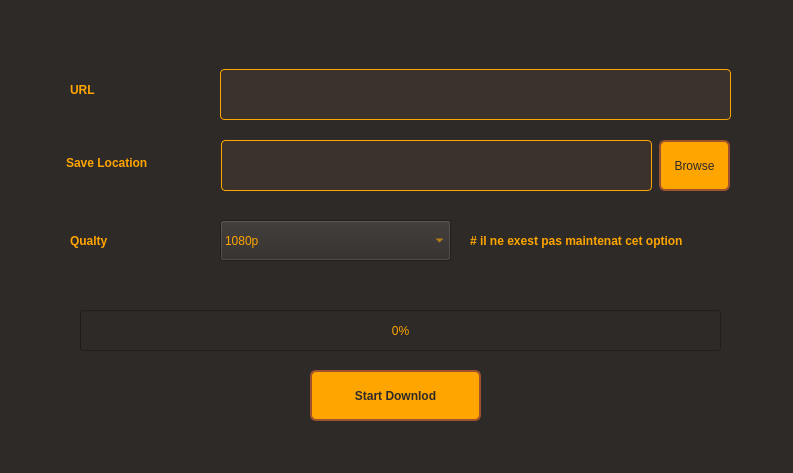
<?xml version="1.0" encoding="UTF-8"?>
<ui version="4.0">
 <class>Form</class>
 <widget class="QWidget" name="Form">
  <property name="geometry">
   <rect>
    <x>0</x>
    <y>0</y>
    <width>793</width>
    <height>473</height>
   </rect>
  </property>
  <property name="windowTitle">
   <string>PyDownlodloader</string>
  </property>
  <property name="styleSheet">
   <string notr="true">QWidget {
    background-color: #2E2A27;   /* بني غامق */
    color: #FFA500;              /* برتقالي */
    font-family: Arial;
}

/* Tabs */
QTabWidget::pane {
    border: 1px solid #A0522D;
    background: #2E2A27;
}
QTabBar::tab {
    background: #3B322C;
    color: #FFA500;
    padding: 6px 12px;
    border: 1px solid #A0522D;
    border-top-left-radius: 6px;
    border-top-right-radius: 6px;
}
QTabBar::tab:selected {
    background: #FFA500;
    color: #2E2A27;
}

/* Menu bar */
QMenuBar {
    background-color: #3B322C;
    color: #FFA500;
}
QMenuBar::item:selected {
    background: #FFA500;
    color: #2E2A27;
}
QMenu {
    background-color: #2E2A27;
    color: #FFA500;
    border: 1px solid #A0522D;
}
QMenu::item:selected {
    background: #FFA500;
    color: #2E2A27;
}

/* Labels */
QLabel {
    color: #FFA500;
    font-weight: bold;
}

/* LineEdit */
QLineEdit {
    background-color: #3B322C;
    color: #FFA500;
    border: 1px solid #FFA500;
    border-radius: 4px;
    padding: 4px;
}

/* Buttons */
QPushButton {
    background-color: #FFA500;
    color: #2E2A27;
    border: 2px solid #A0522D;
    border-radius: 6px;
    padding: 6px;
}
QPushButton:hover {
    background-color: #FFB733;
}
QPushButton:pressed {
    background-color: #CC8400;
}</string>
  </property>
  <widget class="QLineEdit" name="lineEdit">
   <property name="geometry">
    <rect>
     <x>220</x>
     <y>69</y>
     <width>511</width>
     <height>51</height>
    </rect>
   </property>
   <property name="font">
    <font>
     <family>Arial</family>
    </font>
   </property>
   <property name="text">
    <string/>
   </property>
  </widget>
  <widget class="QComboBox" name="comboBox">
   <property name="geometry">
    <rect>
     <x>220</x>
     <y>220</y>
     <width>231</width>
     <height>41</height>
    </rect>
   </property>
   <item>
    <property name="text">
     <string>1080p</string>
    </property>
   </item>
   <item>
    <property name="text">
     <string>720p</string>
    </property>
   </item>
   <item>
    <property name="text">
     <string>360p</string>
    </property>
   </item>
   <item>
    <property name="text">
     <string>144p</string>
    </property>
   </item>
  </widget>
  <widget class="QLabel" name="label_3">
   <property name="geometry">
    <rect>
     <x>70</x>
     <y>225</y>
     <width>121</width>
     <height>31</height>
    </rect>
   </property>
   <property name="font">
    <font>
     <family>Arial</family>
     <bold>true</bold>
    </font>
   </property>
   <property name="text">
    <string>Qualty</string>
   </property>
  </widget>
  <widget class="QLabel" name="label_2">
   <property name="geometry">
    <rect>
     <x>66</x>
     <y>152</y>
     <width>141</width>
     <height>21</height>
    </rect>
   </property>
   <property name="font">
    <font>
     <family>Arial</family>
     <bold>true</bold>
    </font>
   </property>
   <property name="text">
    <string>Save Location</string>
   </property>
  </widget>
  <widget class="QProgressBar" name="progressBar">
   <property name="geometry">
    <rect>
     <x>80</x>
     <y>310</y>
     <width>641</width>
     <height>41</height>
    </rect>
   </property>
   <property name="value">
    <number>0</number>
   </property>
  </widget>
  <widget class="QLabel" name="label">
   <property name="geometry">
    <rect>
     <x>70</x>
     <y>80</y>
     <width>41</width>
     <height>20</height>
    </rect>
   </property>
   <property name="font">
    <font>
     <family>Arial</family>
     <bold>true</bold>
    </font>
   </property>
   <property name="text">
    <string>URL</string>
   </property>
  </widget>
  <widget class="QLineEdit" name="lineEdit_2">
   <property name="geometry">
    <rect>
     <x>221</x>
     <y>140</y>
     <width>431</width>
     <height>51</height>
    </rect>
   </property>
   <property name="font">
    <font>
     <family>Arial</family>
    </font>
   </property>
  </widget>
  <widget class="QPushButton" name="pushButton">
   <property name="geometry">
    <rect>
     <x>310</x>
     <y>370</y>
     <width>171</width>
     <height>51</height>
    </rect>
   </property>
   <property name="font">
    <font>
     <family>Arial</family>
     <bold>true</bold>
    </font>
   </property>
   <property name="text">
    <string>Start Downlod</string>
   </property>
  </widget>
  <widget class="QPushButton" name="pushButton_2">
   <property name="geometry">
    <rect>
     <x>659</x>
     <y>140</y>
     <width>71</width>
     <height>51</height>
    </rect>
   </property>
   <property name="font">
    <font>
     <family>Arial</family>
     <bold>false</bold>
    </font>
   </property>
   <property name="text">
    <string>Browse</string>
   </property>
  </widget>
  <widget class="QLabel" name="label_4">
   <property name="geometry">
    <rect>
     <x>470</x>
     <y>233</y>
     <width>291</width>
     <height>16</height>
    </rect>
   </property>
   <property name="text">
    <string># il ne exest pas maintenat cet option</string>
   </property>
  </widget>
 </widget>
 <resources/>
 <connections/>
</ui>
